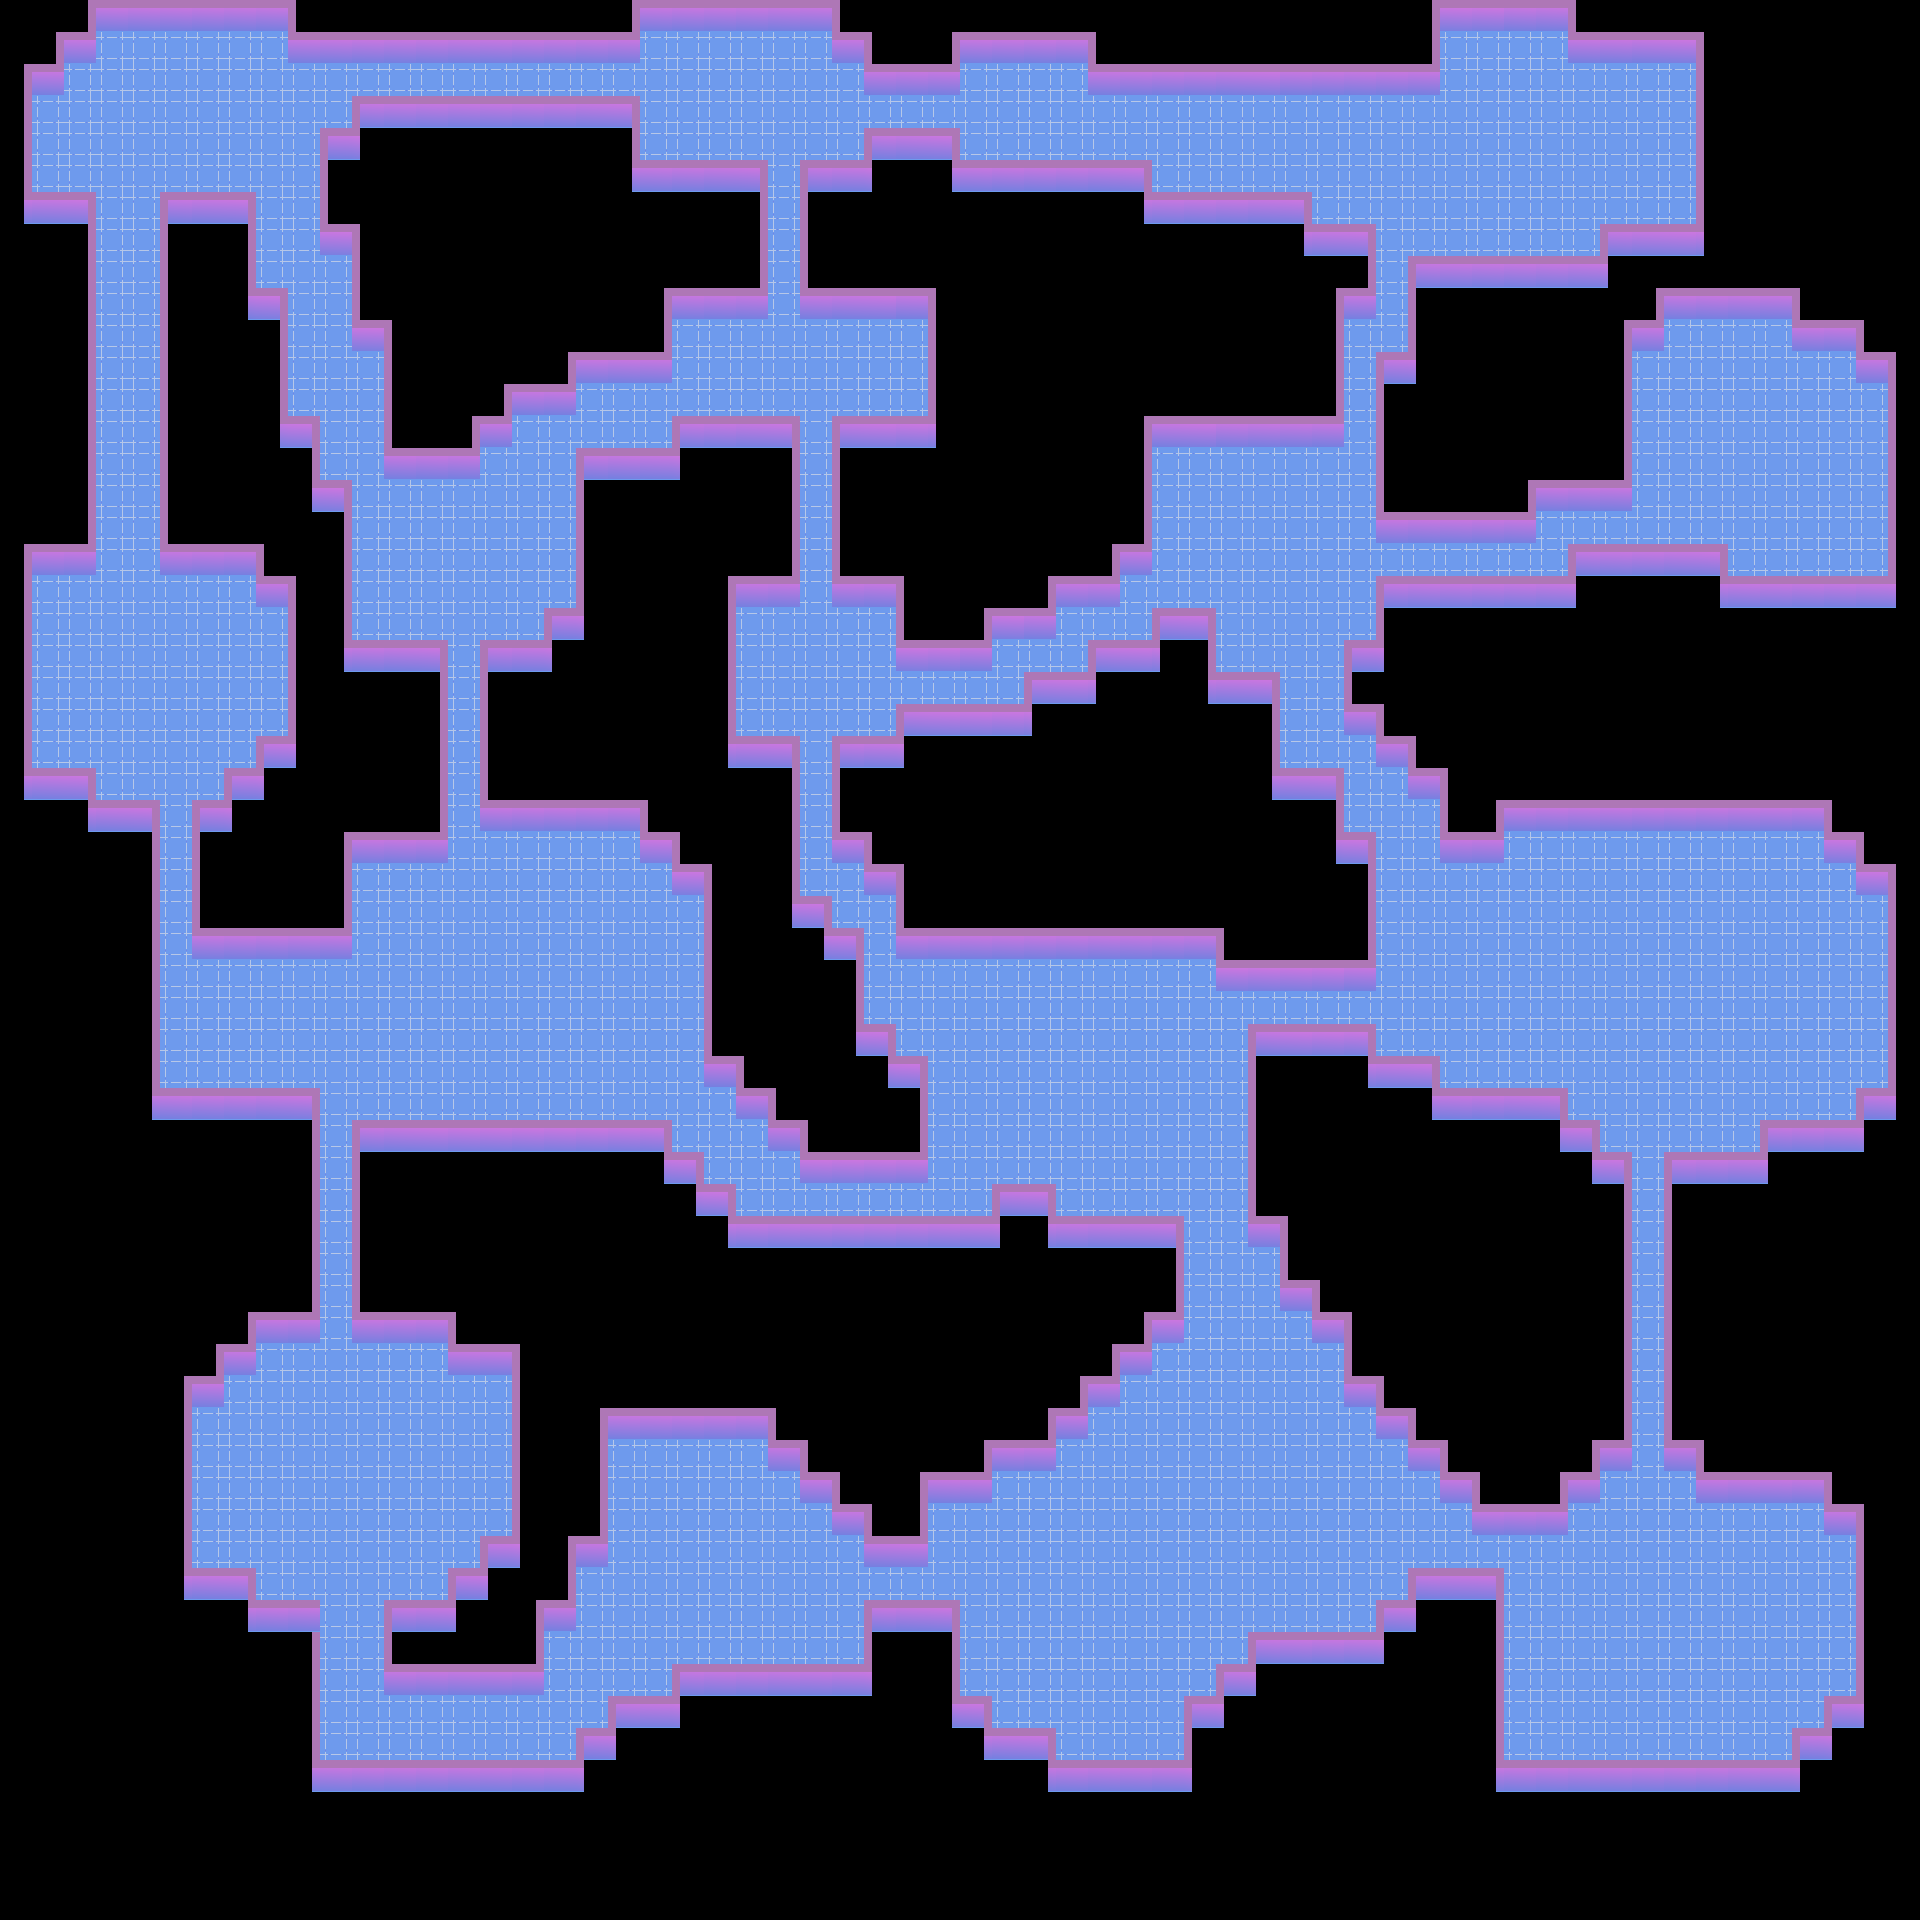

The image is a tile-based game level rendered from a .tmx file. Its description and source (layers, tilesets, objects; grid data summarised) follow:
An orthogonal 60x60 tile map with 32x32 px tiles, 2 tile layers (suelo, pared) and 119 objects (20x Mutum, 19x horizontalDoor, 11x Crac, 10x Bob, 10x retractableSpike, ...).

<map version="1.10" tiledversion="1.11.0" orientation="orthogonal" renderorder="right-down" width="60" height="60" tilewidth="32" tileheight="32" infinite="0" nextlayerid="17" nextobjectid="161">
 <editorsettings>
  <export target="mapa_3.json" format="json" />
 </editorsettings>
 <tileset firstgid="1" name="map_tiles3" tilewidth="32" tileheight="32" tilecount="36" columns="6">
  <image source="map_tiles3.png" trans="ff00ff" width="192" height="192" />
  <tile id="0">
   <properties>
    <property name="collides" type="bool" value="true" />
   </properties>
  </tile>
  <tile id="1">
   <properties>
    <property name="collides" type="bool" value="true" />
   </properties>
  </tile>
  <tile id="2">
   <properties>
    <property name="collides" type="bool" value="true" />
   </properties>
  </tile>
  <tile id="3">
   <properties>
    <property name="collides" type="bool" value="true" />
   </properties>
  </tile>
  <tile id="4">
   <properties>
    <property name="collides" type="bool" value="true" />
   </properties>
  </tile>
  <tile id="5">
   <properties>
    <property name="collides" type="bool" value="true" />
   </properties>
  </tile>
  <tile id="6">
   <properties>
    <property name="collides" type="bool" value="true" />
   </properties>
  </tile>
  <tile id="7">
   <properties>
    <property name="collides" type="bool" value="true" />
   </properties>
  </tile>
  <tile id="8">
   <properties>
    <property name="collides" type="bool" value="true" />
   </properties>
  </tile>
  <tile id="9">
   <properties>
    <property name="collides" type="bool" value="true" />
   </properties>
  </tile>
  <tile id="10">
   <properties>
    <property name="collides" type="bool" value="true" />
   </properties>
  </tile>
  <tile id="11">
   <properties>
    <property name="collides" type="bool" value="true" />
   </properties>
  </tile>
  <tile id="14">
   <properties>
    <property name="collides" type="bool" value="true" />
   </properties>
  </tile>
  <tile id="15">
   <properties>
    <property name="collides" type="bool" value="true" />
   </properties>
  </tile>
 </tileset>
 <layer id="2" name="suelo" width="60" height="60">
  <data>[3600 cells, 1294 non-empty, 1 distinct tile ids]</data>
 </layer>
 <layer id="1" name="pared" width="60" height="60">
  <data>[3600 cells, 826 non-empty, 8 distinct tile ids]</data>
 </layer>
 <objectgroup id="3" name="position">
  <object id="28" name="playerPosition" x="784" y="656">
   <point />
  </object>
  <object id="30" name="changeLevel" x="1888" y="416" width="8" height="96" />
  <object id="31" name="PiuPosition" x="732.333" y="114">
   <point />
  </object>
 </objectgroup>
 <objectgroup id="15" name="Objects">
  <object id="158" name="memory" x="480" y="1472">
   <properties>
    <property name="dialog" value="level3Memory1" />
   </properties>
   <point />
  </object>
  <object id="159" name="memory" x="1568" y="1744">
   <properties>
    <property name="dialog" value="level3Memory3" />
   </properties>
   <point />
  </object>
  <object id="160" name="memory" x="1656" y="112">
   <properties>
    <property name="dialog" value="level3Memory2" />
   </properties>
   <point />
  </object>
 </objectgroup>
 <objectgroup id="4" name="Bob">
  <object id="105" name="Bob" x="1192" y="1520">
   <point />
  </object>
  <object id="107" name="Bob" x="1632" y="1608">
   <point />
  </object>
  <object id="108" name="Bob" x="1392" y="816">
   <point />
  </object>
  <object id="109" name="Bob" x="864" y="360">
   <point />
  </object>
  <object id="110" name="Bob" x="544" y="456">
   <point />
  </object>
  <object id="111" name="Bob" x="72" y="704">
   <point />
  </object>
  <object id="112" name="Bob" x="248" y="1536">
   <point />
  </object>
  <object id="113" name="Bob" x="576" y="1680">
   <point />
  </object>
  <object id="115" name="Bob" x="1776" y="496">
   <point />
  </object>
  <object id="116" name="Bob" x="1496" y="160">
   <point />
  </object>
  <object id="127" name="key" x="216" y="600">
   <point />
  </object>
  <object id="128" name="memory3" x="104" y="136">
   <point />
  </object>
  <object id="129" name="memory3" x="1656" y="200">
   <point />
  </object>
 </objectgroup>
 <objectgroup id="6" name="Crac">
  <object id="95" name="Crac" x="400" y="1496">
   <point />
  </object>
  <object id="96" name="Crac" x="712" y="1504">
   <point />
  </object>
  <object id="97" name="Crac" x="576" y="976">
   <point />
  </object>
  <object id="98" name="Crac" x="704" y="344">
   <point />
  </object>
  <object id="99" name="Crac" x="1200" y="496">
   <point />
  </object>
  <object id="100" name="Crac" x="1488" y="912">
   <point />
  </object>
  <object id="101" name="Crac" x="1832" y="952">
   <point />
  </object>
  <object id="102" name="Crac" x="1160" y="1160">
   <point />
  </object>
  <object id="103" name="Crac" x="1000" y="1064">
   <point />
  </object>
  <object id="119" name="Crac" x="1800" y="552">
   <point />
  </object>
  <object id="120" name="Crac" x="1680" y="384">
   <point />
  </object>
 </objectgroup>
 <objectgroup id="7" name="Letus">
  <object id="74" name="Letus" x="184" y="704">
   <point />
  </object>
  <object id="76" name="Letus" x="1056" y="1008">
   <point />
  </object>
  <object id="77" name="Letus" x="1488" y="1016">
   <point />
  </object>
  <object id="78" name="Letus" x="1816" y="1584">
   <point />
  </object>
  <object id="79" name="Letus" x="1560" y="1672">
   <point />
  </object>
  <object id="80" name="Letus" x="1312" y="1560">
   <point />
  </object>
  <object id="81" name="Letus" x="1088" y="1496">
   <point />
  </object>
  <object id="82" name="Letus" x="784" y="1632">
   <point />
  </object>
  <object id="83" name="Letus" x="304" y="1448">
   <point />
  </object>
 </objectgroup>
 <objectgroup id="11" name="RetractablesSpikes">
  <object id="130" name="retractableSpike" x="832" y="864" width="32" height="32" />
  <object id="131" name="retractableSpike" x="720" y="1136" width="32" height="32" />
  <object id="132" name="retractableSpike" x="592" y="1040" width="32" height="32" />
  <object id="133" name="retractableSpike" x="112" y="368" width="32" height="32" />
  <object id="134" name="retractableSpike" x="304" y="336" width="32" height="32" />
  <object id="135" name="retractableSpike" x="1024" y="96" width="32" height="32" />
  <object id="136" name="retractableSpike" x="1152" y="576" width="32" height="32" />
  <object id="138" name="retractableSpike" x="1184" y="1280" width="32" height="32" />
  <object id="139" name="retractableSpike" x="1216" y="1280" width="32" height="32" />
  <object id="140" name="retractableSpike" x="1248" y="1280" width="32" height="32" />
 </objectgroup>
 <objectgroup id="16" name="Statues">
  <object id="142" name="Statue" x="874.667" y="729.333">
   <properties>
    <property name="dir" value="a" />
   </properties>
   <point />
  </object>
 </objectgroup>
 <objectgroup id="13" name="Zaro">
  <object id="90" name="Zaro" x="1824" y="1056">
   <point />
  </object>
  <object id="91" name="Zaro" x="1224" y="1440">
   <point />
  </object>
  <object id="92" name="Zaro" x="1136" y="1656">
   <point />
  </object>
  <object id="93" name="Zaro" x="240" y="1048">
   <point />
  </object>
  <object id="104" name="Zaro" x="1072" y="1080">
   <point />
  </object>
  <object id="117" name="Zaro" x="1472" y="176">
   <point />
  </object>
  <object id="143" name="Zaro" x="656" y="400">
   <point />
  </object>
 </objectgroup>
 <objectgroup id="8" name="Estaka">
  <object id="68" name="Estaka" x="208" y="136">
   <point />
  </object>
  </objectgroup>
 <objectgroup id="9" name="Mutum">
  <!-- 20 objects omitted --></objectgroup>
 <objectgroup id="10" name="Door">
  <!-- 28 objects omitted --></objectgroup>
 <objectgroup id="5" name="rectangle">
  <!-- 8 objects omitted --></objectgroup>
</map>
<!-- 61 of 119 objects omitted -->
